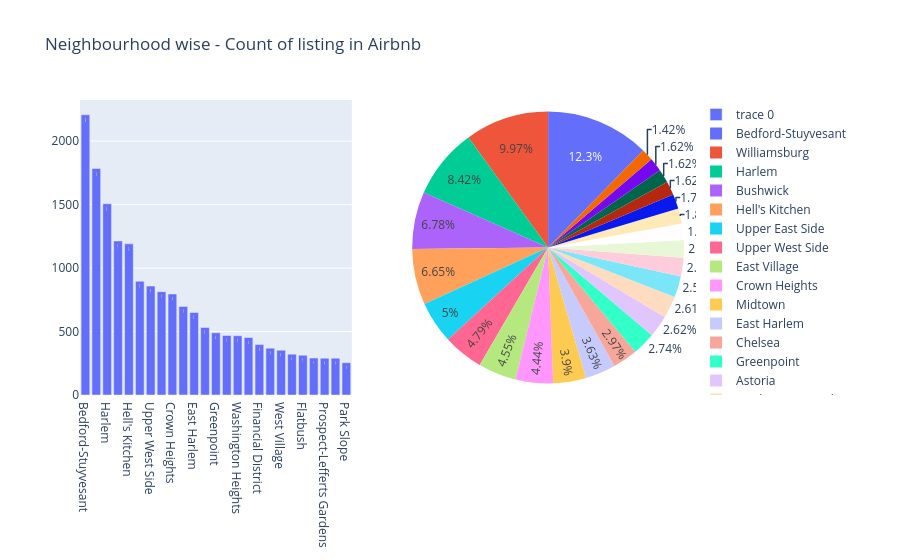

Notebook code for this chart:
### Code cell
import plotly.graph_objects as go
from plotly.subplots import make_subplots

fig = make_subplots(rows=1, cols=2, shared_yaxes=True,specs=[[{'type':'bar'}, {'type':'domain'}]])
fig.add_trace(
    go.Bar(x=list(hotel_area.index.values), y=hotel_area['name'], textposition='auto',text=hotel_area['name']),
    1,1)
fig.add_trace(go.Pie(labels=list(hotel_area.index.values), values=hotel_area['name'], name="-"),
              1, 2)

fig.update_layout(title_text='Neighbourhood wise - Count of listing in Airbnb')

fig.show()

### Figure 1 — Plotly figure (JSON) as saved in the notebook; plotly's stock layout.template omitted (floating-point values rounded to 4 significant figures)
{"data": [{"text": [2208, 1785, 1507, 1214, 1191, 896, 858, 814, 796, 698, 650, 532, 490, 469, 467, 453, 397, 369, 353, 322, 313, 291, 290, 290, 255], "textposition": "auto", "type": "bar", "x": ["Bedford-Stuyvesant", "Williamsburg", "Harlem", "Bushwick", "Hell's Kitchen", "Upper East Side", "Upper West Side", "East Village", "Crown Heights", "Midtown", "East Harlem", "Chelsea", "Greenpoint", "Astoria", "Washington Heights", "Lower East Side", "Financial District", "East Flatbush", "West Village", "Flushing", "Flatbush", "Clinton Hill", "Prospect-Lefferts Gardens", "Long Island City", "Park Slope"], "xaxis": "x", "y": [2208, 1785, 1507, 1214, 1191, 896, 858, 814, 796, 698, 650, 532, 490, 469, 467, 453, 397, 369, 353, 322, 313, 291, 290, 290, 255], "yaxis": "y"}, {"domain": {"x": [0.55, 1], "y": [0, 1]}, "labels": ["Bedford-Stuyvesant", "Williamsburg", "Harlem", "Bushwick", "Hell's Kitchen", "Upper East Side", "Upper West Side", "East Village", "Crown Heights", "Midtown", "East Harlem", "Chelsea", "Greenpoint", "Astoria", "Washington Heights", "Lower East Side", "Financial District", "East Flatbush", "West Village", "Flushing", "Flatbush", "Clinton Hill", "Prospect-Lefferts Gardens", "Long Island City", "Park Slope"], "name": "-", "type": "pie", "values": [2208, 1785, 1507, 1214, 1191, 896, 858, 814, 796, 698, 650, 532, 490, 469, 467, 453, 397, 369, 353, 322, 313, 291, 290, 290, 255]}], "layout": {"title": {"text": "Neighbourhood wise - Count of listing in Airbnb"}, "xaxis": {"anchor": "y", "domain": [0, 0.45]}, "yaxis": {"anchor": "x", "domain": [0, 1]}}}
